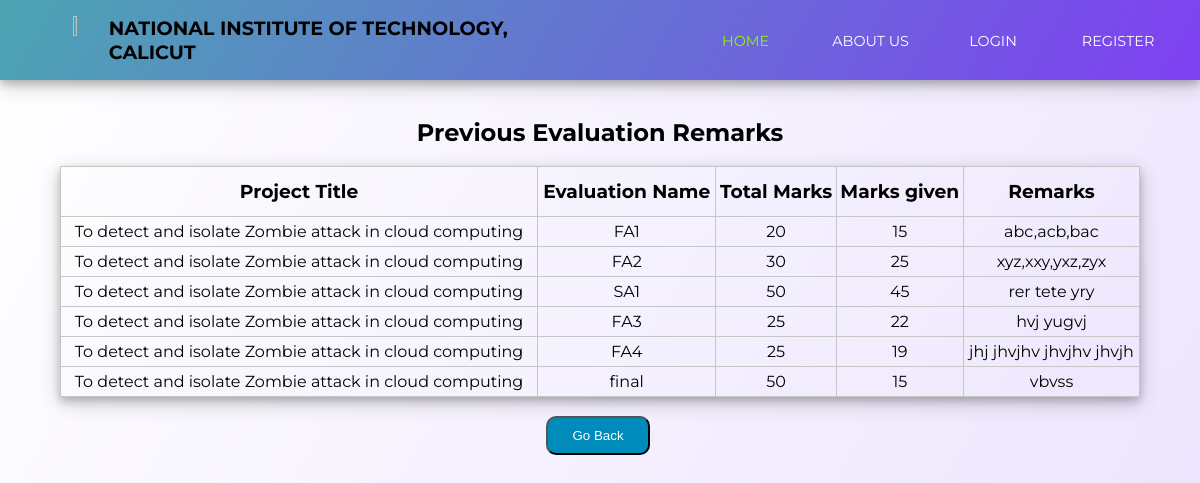
The page /remark.php?id=17 on the database its author committed.
### tables this page shows
CREATE TABLE `evaluations` (
  `id` int(11) NOT NULL,
  `name` varchar(200) NOT NULL,
  `thesis_id` int(11) NOT NULL,
  `attachments` varchar(2000) NOT NULL,
  `date` date NOT NULL,
  `marks` varchar(256) NOT NULL,
  `outofmarks` int(11) NOT NULL,
  `status` int(11) NOT NULL,
  `remarks` varchar(7000) NOT NULL
);

CREATE TABLE `thesis` (
  `id` int(11) NOT NULL,
  `name` varchar(200) NOT NULL,
  `department` varchar(200) NOT NULL,
  `status` int(11) NOT NULL,
  `final_grade` varchar(100) NOT NULL,
  `student_id` int(11) NOT NULL,
  `supervisor_name` varchar(200) NOT NULL,
  `keyword` varchar(256) NOT NULL,
  `panel` varchar(256) NOT NULL,
  `abstract` text NOT NULL
);

### remark.php (the view, shortened to what this page needs)
<?php
include_once "navbar1.php";
?>
<body>
  <br><br>
<center><h2>Previous Evaluation Remarks</h2><br>
<table id="example" class="table" style="width:90%;box-shadow: 0 4px 8px 0 rgba(0, 0, 0, 0.2), 0 6px 20px 0 rgba(0, 0, 0, 0.19);">
                <tbody>
                  <tr>
                    <th><h3><strong><center>Project Title</center></strong></h3></th>
                    <th><h3><strong><center>Evaluation Name</center></strong></h3></th>
                    <th><h3><strong><center>Total Marks</center></strong></h3></th>
                    <th><h3><strong><center>Marks given</center></strong></h3></th>
                    <th><h3><strong><center>Remarks</center></strong></h3></th>
                  </tr>
<?php
$id = $_GET['id'];
$sql = "SELECT * FROM evaluations WHERE status = 2 AND thesis_id=".$id;
$result= mysqli_query($conn,$sql);
while ($row = mysqli_fetch_array($result))
{
    $sql1= "SELECT * FROM thesis WHERE id=".$row['thesis_id'];
    $result1= mysqli_query($conn,$sql1);
    $row1 = mysqli_fetch_array($result1);
    echo '<tr>
    <td>'.$row1['name'].'</td>
    <td>'.$row['name'].'</td>
    <td>'.$row['outofmarks'].'</td>
    <td>'.$row['marks'].'</td>
    <td>'.$row['remarks'].'</td>
    </tr>';
}
?>
</tbody>
</table><br>
<button style="background-color: #008CBA;text-align: center;padding: 10px 24px; border-radius: 10px;">
<a style="color:white;"href="super_profile.php" class="btn btn-primary">Go Back</a><button>
</body>

### style.css (style rules this page uses)
body { background: linear-gradient(120deg,white, #EBE2FD); font-family: montserrat ; height: 100%; }

### remark.php (style rules this page uses)
table, th, td { border: 1px solid; border-collapse: collapse; border-color: #c6c6c6; }
th { height:50px; }
td { height:30px; text-align: center }

### navbar1.php (style rules this page uses)
* { --gray: grey; --black: #000; --white: #fff; --green: #91f600; --body-background: #fff; --hover-color: #91f600; --header-background: #000; --anchor-color: #fff; --heading-color: #b2b2b2; --paragraph-color: #b2b2b2; --anchor-active-color: #91f600; }
* { box-sizing: border-box; margin: 0; padding: 0; }
a { text-decoration: none; }

### rows shown on the page
evaluations: thesis.name "To detect and isolate Zombie attack in cloud computing", name "FA1", outofmarks "20", marks "15", remarks "abc,acb,bac"
evaluations: thesis.name "To detect and isolate Zombie attack in cloud computing", name "FA2", outofmarks "30", marks "25", remarks "xyz,xxy,yxz,zyx"
evaluations: thesis.name "To detect and isolate Zombie attack in cloud computing", name "SA1", outofmarks "50", marks "45", remarks "rer tete yry"
evaluations: thesis.name "To detect and isolate Zombie attack in cloud computing", name "FA3", outofmarks "25", marks "22", remarks "hvj yugvj"
evaluations: thesis.name "To detect and isolate Zombie attack in cloud computing", name "FA4", outofmarks "25", marks "19", remarks "jhj jhvjhv jhvjhv jhvjh"
evaluations: thesis.name "To detect and isolate Zombie attack in cloud computing", name "final", outofmarks "50", marks "15", remarks "vbvss"
